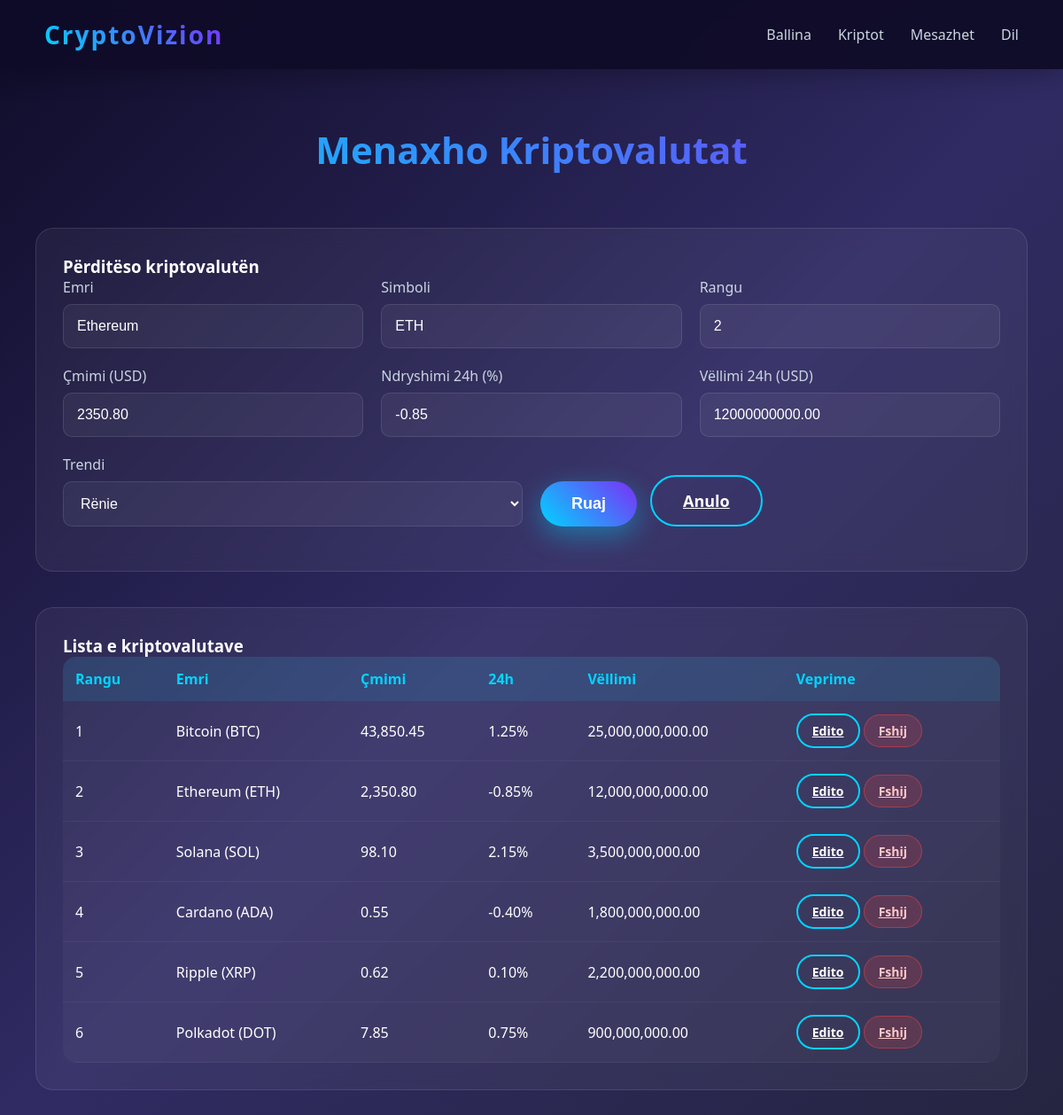
Page /admin/cryptos.php?edit=2 (signed in) on the committed database.
### tables this page shows
CREATE TABLE IF NOT EXISTS cryptos (
    id INT AUTO_INCREMENT PRIMARY KEY,
    name VARCHAR(120) NOT NULL,
    symbol VARCHAR(10) NOT NULL UNIQUE,
    price_usd DECIMAL(14,2) NOT NULL DEFAULT 0,
    change_24h DECIMAL(6,2) NOT NULL DEFAULT 0,
    volume_24h DECIMAL(18,2) NOT NULL DEFAULT 0,
    trend ENUM('up', 'down', 'flat') NOT NULL DEFAULT 'flat',
    market_rank INT NULL,
    created_at TIMESTAMP DEFAULT CURRENT_TIMESTAMP,
    updated_at TIMESTAMP NULL DEFAULT NULL
);

### db.php (called while the page is built, shortened)
<?php
function e(string $value): string
{
    return htmlspecialchars($value, ENT_QUOTES, 'UTF-8');
}

### admin/cryptos.php (the view, shortened to what this page needs)
<?php
require_once __DIR__ . '/../db.php';
$pdo = db();
$editing = null;
if (isset($_GET['edit'])) {
    $id = (int)$_GET['edit'];
    $stmt = $pdo->prepare('SELECT * FROM cryptos WHERE id = ?');
    $stmt->execute([$id]);
    $editing = $stmt->fetch();
}
$cryptos = $pdo->query('SELECT * FROM cryptos ORDER BY COALESCE(market_rank, 999999), name')->fetchAll();
?>
<!DOCTYPE html>
<html lang="sq">
<head>
    <link rel="stylesheet" href="../style.css">
</head>
<body>
<header>
    <div class="logo">CryptoVizion</div>
    <nav>
        <a href="/index.php">Ballina</a>
        <a href="/admin/cryptos.php">Kriptot</a>
        <a href="/admin/messages.php">Mesazhet</a>
        <a href="/auth/logout.php">Dil</a>
    </nav>
</header>
<main class="admin-page">
    <h2 class="section-title">Menaxho Kriptovalutat</h2>
    <div class="admin-card">
        <h3><?= $editing ? 'Përditëso kriptovalutën' : 'Shto kriptovalutë të re' ?></h3>
        <form method="post" class="admin-form">
            <div class="form-row">
                <div>
                    <label>Emri</label>
                    <input type="text" name="name" required value="<?= e($editing['name'] ?? '') ?>">
                </div>
                <div>
                    <label>Simboli</label>
                    <input type="text" name="symbol" required value="<?= e($editing['symbol'] ?? '') ?>">
                </div>
                <div>
                    <label>Rangu</label>
                    <input type="number" name="market_rank" value="<?= e((string)($editing['market_rank'] ?? '')) ?>">
                </div>
            </div>
            <div class="form-row">
                <div>
                    <label>Çmimi (USD)</label>
                    <input type="number" step="0.01" name="price_usd" required value="<?= e((string)($editing['price_usd'] ?? '0')) ?>">
                </div>
                <div>
                    <label>Ndryshimi 24h (%)</label>
                    <input type="number" step="0.01" name="change_24h" value="<?= e((string)($editing['change_24h'] ?? '0')) ?>">
                </div>
                <div>
                    <label>Vëllimi 24h (USD)</label>
                    <input type="number" step="0.01" name="volume_24h" value="<?= e((string)($editing['volume_24h'] ?? '0')) ?>">
                </div>
            </div>
            <div class="form-row">
                <div>
                    <label>Trendi</label>
                    <select name="trend">
                        <?php
                            $currentTrend = $editing['trend'] ?? 'flat';
                            $trends = ['up' => 'Rritje', 'down' => 'Rënie', 'flat' => 'Neutral'];
                            foreach ($trends as $key => $label):
                        ?>
                            <option value="<?= $key ?>" <?= $currentTrend === $key ? 'selected' : '' ?>><?= $label ?></option>
                        <?php endforeach; ?>
                    </select>
                </div>
                <div class="form-actions">
                    <button class="btn btn-primary" type="submit">Ruaj</button>
                    <?php if ($editing): ?>
                        <a class="btn btn-secondary" href="/admin/cryptos.php">Anulo</a>
                    <?php endif; ?>
                </div>
            </div>
        </form>
    </div>
    <div class="admin-card">
        <h3>Lista e kriptovalutave</h3>
        <table class="admin-table">
            <thead>
                <tr>
                    <th>Rangu</th>
                    <th>Emri</th>
                    <th>Çmimi</th>
                    <th>24h</th>
                    <th>Vëllimi</th>
                    <th>Veprime</th>
                </tr>
            </thead>
            <tbody>
                <?php foreach ($cryptos as $crypto): ?>
                    <tr>
                        <td><?= e((string)($crypto['market_rank'] ?? '-')) ?></td>
                        <td><?= e($crypto['name']) ?> (<?= e($crypto['symbol']) ?>)</td>
                        <td><?= number_format((float)$crypto['price_usd'], 2) ?></td>
                        <td><?= number_format((float)$crypto['change_24h'], 2) ?>%</td>
                        <td><?= number_format((float)$crypto['volume_24h'], 2) ?></td>
                        <td>
                            <a class="btn btn-secondary btn-sm" href="/admin/cryptos.php?edit=<?= (int)$crypto['id'] ?>">Edito</a>
                            <a class="btn btn-danger btn-sm" href="/admin/cryptos.php?delete=<?= (int)$crypto['id'] ?>" onclick="return confirm('Sigurt që dëshironi ta fshini këtë kriptovalutë?');">Fshij</a>
                        </td>
                    </tr>
                <?php endforeach; ?>
            </tbody>
        </table>
    </div>
</main>
</body>
</html>

### style.css (style rules this page uses)
body { font-family: 'Segoe UI', Tahoma, Geneva, Verdana, sans-serif; background: linear-gradient(135deg, #0f0c29, #302b63, #24243e); color: #fff; overflow-x: hidden; }
header { position: fixed; top: 0; width: 100%; background: rgba(15, 12, 41, 0.95); backdrop-filter: blur(10px); padding: 20px 50px; display: flex; justify-content: space-between; align-items: center; z-index: 1000; box-shadow: 0 4px 30px rgba(0, 0, 0, 0.3); }
.logo { font-size: 28px; font-weight: bold; background: linear-gradient(45deg, #00d4ff, #7b2ff7); -webkit-background-clip: text; -webkit-text-fill-color: transparent; letter-spacing: 2px; }
nav { display: flex; gap: 30px; }
nav a { color: #cbd5e0; text-decoration: none; font-size: 16px; transition: color 0.3s; position: relative; }
nav a::after { content: ''; position: absolute; bottom: -5px; left: 0; width: 0; height: 2px; background: #00d4ff; transition: width 0.3s; }
.btn { padding: 15px 35px; font-size: 18px; border: none; border-radius: 50px; cursor: pointer; transition: all 0.3s; font-weight: 600; display: inline-block; text-align: center; }
.btn-primary { background: linear-gradient(45deg, #00d4ff, #7b2ff7); color: #fff; box-shadow: 0 10px 30px rgba(0, 212, 255, 0.4); }
.btn-secondary { background: transparent; color: #fff; border: 2px solid #00d4ff; }
.btn-danger { background: rgba(239, 68, 68, 0.2); color: #fecaca; border: 1px solid rgba(239, 68, 68, 0.5); }
.btn-sm { padding: 8px 16px; font-size: 14px; border-radius: 20px; }
.section-title { text-align: center; font-size: 42px; margin-bottom: 60px; background: linear-gradient(45deg, #00d4ff, #7b2ff7); -webkit-background-clip: text; -webkit-text-fill-color: transparent; }
table { width: 100%; border-collapse: collapse; background: rgba(255, 255, 255, 0.03); border-radius: 15px; overflow: hidden; }
th { background: rgba(0, 212, 255, 0.1); padding: 20px; text-align: left; color: #00d4ff; font-weight: 600; }
td { padding: 20px; border-bottom: 1px solid rgba(255, 255, 255, 0.05); }
label { display: block; margin-bottom: 8px; color: #cbd5e0; font-weight: 500; }
input, textarea, select { width: 100%; padding: 15px; background: rgba(255, 255, 255, 0.05); border: 1px solid rgba(255, 255, 255, 0.1); border-radius: 10px; color: #fff; font-size: 16px; transition: all 0.3s; }
.admin-page { padding: 140px 40px 80px; max-width: 1200px; margin: 0 auto; }
.admin-card { background: rgba(255, 255, 255, 0.05); backdrop-filter: blur(10px); padding: 30px; border-radius: 20px; border: 1px solid rgba(255, 255, 255, 0.1); margin-bottom: 40px; }
.form-row { display: grid; grid-template-columns: repeat(auto-fit, minmax(200px, 1fr)); gap: 20px; margin-bottom: 20px; }
.form-actions { display: flex; gap: 15px; align-items: flex-end; }
.admin-table td, .admin-table th { padding: 14px; }

### rows in the picture
cryptos: name "Ethereum", symbol "ETH", market_rank "2", price_usd "2350.80", change_24h "-0.85", volume_24h "12000000000.00", trend "Rënie", price_usd "2,350.80", volume_24h "12,000,000,000.00"
cryptos: market_rank "1", name "Bitcoin", symbol "BTC", price_usd "43,850.45", change_24h "1.25", volume_24h "25,000,000,000.00"
cryptos: market_rank "3", name "Solana", symbol "SOL", price_usd "98.10", change_24h "2.15", volume_24h "3,500,000,000.00"
cryptos: market_rank "4", name "Cardano", symbol "ADA", price_usd "0.55", change_24h "-0.40", volume_24h "1,800,000,000.00"
cryptos: market_rank "5", name "Ripple", symbol "XRP", price_usd "0.62", change_24h "0.10", volume_24h "2,200,000,000.00"
cryptos: market_rank "6", name "Polkadot", symbol "DOT", price_usd "7.85", change_24h "0.75", volume_24h "900,000,000.00"
